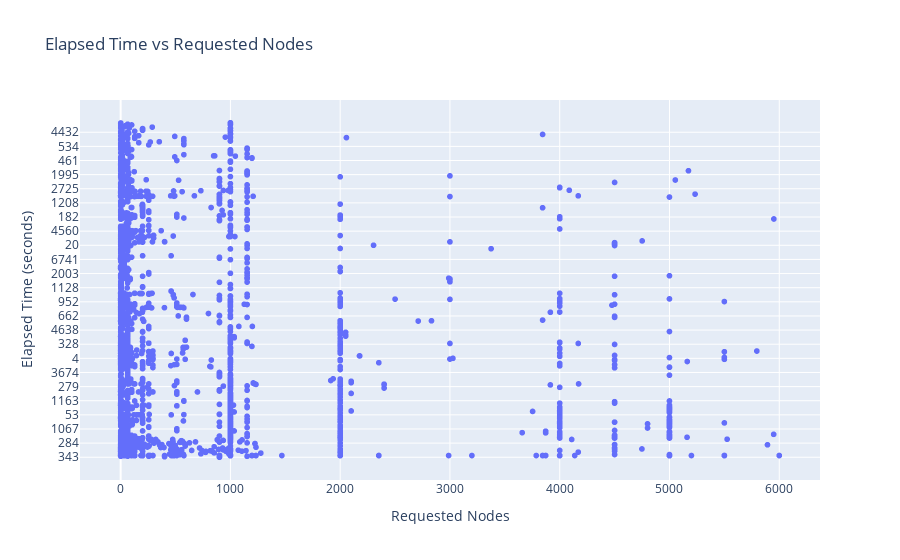

The notebook cell saved with this chart:
### Code cell
import pandas as pd
import plotly.express as px
import plotly.io as pio

def convert_to_numbers(x):
    if isinstance(x, str):
        x = x.strip().upper()
        if x.endswith("K"):
            return float(x[:-1]) * 1000
    return pd.to_numeric(x, errors='coerce')

data = pd.read_csv("Slurm-data.csv", on_bad_lines='skip', header=None)
data.columns = ["JobID", "UID", "ReqNodes", "TimeLimitRaw", "ElapsedRaw"]

data["ReqNodes"] = data["ReqNodes"].apply(convert_to_numbers)

data_cleaned = data.dropna(subset=["ReqNodes", "ElapsedRaw"])

figure = px.scatter(data_cleaned, x="ReqNodes", y="ElapsedRaw", title="Elapsed Time vs Requested Nodes",labels={"ReqNodes": "Requested Nodes", "ElapsedRaw": "Elapsed Time (seconds)"})

figure.show()

### Figure 1 — Plotly figure (JSON) as saved in the notebook; plotly's stock layout.template omitted (floating-point values rounded to 4 significant figures; data arrays with more than 128 entries replaced by an {"elided": "..."} marker saying what was removed)
{"data": [{"hovertemplate": "Requested Nodes=%{x}<br>Elapsed Time (seconds)=%{y}<extra></extra>", "legendgroup": "", "marker": {"color": "#636efa", "symbol": "circle"}, "mode": "markers", "name": "", "showlegend": false, "type": "scattergl", "x": {"elided": "5996 float values"}, "xaxis": "x", "y": {"elided": "5996 str values"}, "yaxis": "y"}], "layout": {"legend": {"tracegroupgap": 0}, "title": {"text": "Elapsed Time vs Requested Nodes"}, "xaxis": {"anchor": "y", "domain": [0, 1], "title": {"text": "Requested Nodes"}}, "yaxis": {"anchor": "x", "domain": [0, 1], "title": {"text": "Elapsed Time (seconds)"}}}}
